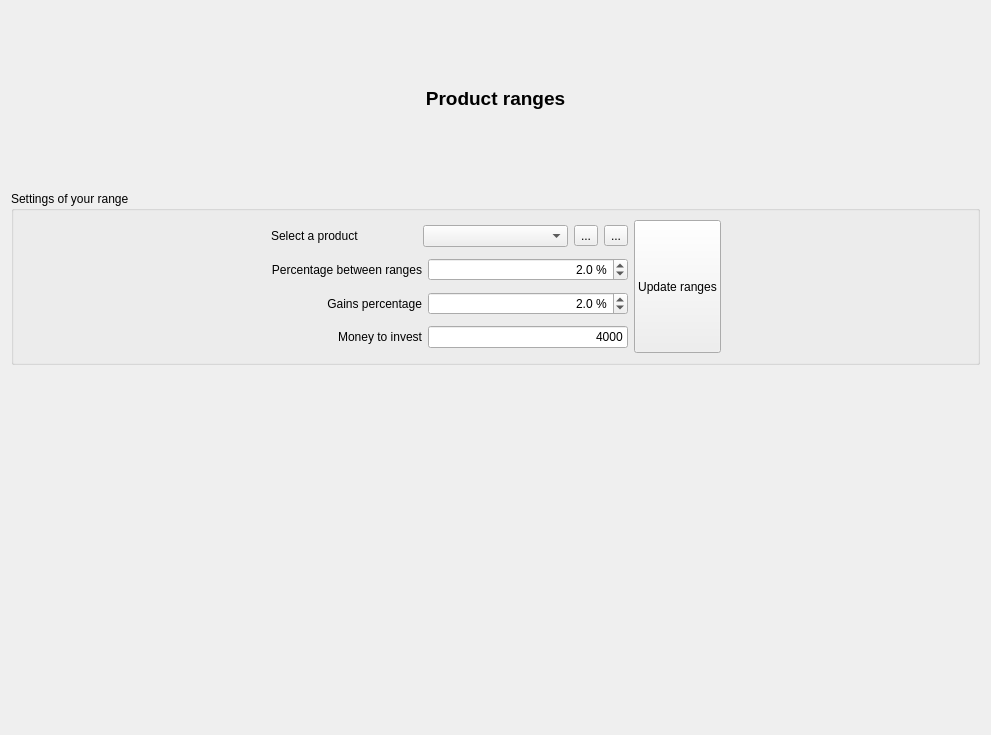
<?xml version="1.0" encoding="UTF-8"?>
<ui version="4.0">
 <class>wdgProductRange</class>
 <widget class="QWidget" name="wdgProductRange">
  <property name="geometry">
   <rect>
    <x>0</x>
    <y>0</y>
    <width>991</width>
    <height>735</height>
   </rect>
  </property>
  <layout class="QHBoxLayout" name="horizontalLayout_3">
   <item>
    <layout class="QVBoxLayout" name="verticalLayout_3">
     <item>
      <widget class="QLabel" name="lbl">
       <property name="sizePolicy">
        <sizepolicy hsizetype="Minimum" vsizetype="Preferred">
         <horstretch>0</horstretch>
         <verstretch>0</verstretch>
        </sizepolicy>
       </property>
       <property name="font">
        <font>
         <pointsize>14</pointsize>
         <weight>75</weight>
         <bold>true</bold>
        </font>
       </property>
       <property name="text">
        <string>Product ranges</string>
       </property>
       <property name="alignment">
        <set>Qt::AlignCenter</set>
       </property>
      </widget>
     </item>
     <item>
      <widget class="QGroupBox" name="groupBox">
       <property name="title">
        <string>Settings of your range</string>
       </property>
       <layout class="QHBoxLayout" name="horizontalLayout_7">
        <item>
         <layout class="QHBoxLayout" name="horizontalLayout_5">
          <item>
           <spacer name="horizontalSpacer_4">
            <property name="orientation">
             <enum>Qt::Horizontal</enum>
            </property>
            <property name="sizeHint" stdset="0">
             <size>
              <width>40</width>
              <height>20</height>
             </size>
            </property>
           </spacer>
          </item>
          <item>
           <layout class="QVBoxLayout" name="verticalLayout">
            <item>
             <layout class="QHBoxLayout" name="horizontalLayout_8">
              <item>
               <widget class="QLabel" name="label_3">
                <property name="text">
                 <string>Select a product</string>
                </property>
               </widget>
              </item>
              <item>
               <widget class="QComboBox" name="cmbProducts"/>
              </item>
              <item>
               <widget class="QToolButton" name="cmdIRAnalisis">
                <property name="toolTip">
                 <string>Show benchmark report</string>
                </property>
                <property name="text">
                 <string>...</string>
                </property>
                <property name="icon">
                 <iconset resource="../images/xulpymoney.qrc">
                  <normaloff>:/xulpymoney/books.png</normaloff>:/xulpymoney/books.png</iconset>
                </property>
               </widget>
              </item>
              <item>
               <widget class="QToolButton" name="cmdIRInsertar">
                <property name="toolTip">
                 <string>Add a price to the benchmark</string>
                </property>
                <property name="text">
                 <string>...</string>
                </property>
                <property name="icon">
                 <iconset resource="../images/xulpymoney.qrc">
                  <normaloff>:/xulpymoney/add.png</normaloff>:/xulpymoney/add.png</iconset>
                </property>
               </widget>
              </item>
             </layout>
            </item>
            <item>
             <layout class="QHBoxLayout" name="horizontalLayout">
              <item>
               <widget class="QLabel" name="label_2">
                <property name="text">
                 <string>Percentage between ranges</string>
                </property>
                <property name="alignment">
                 <set>Qt::AlignRight|Qt::AlignTrailing|Qt::AlignVCenter</set>
                </property>
               </widget>
              </item>
              <item>
               <widget class="QDoubleSpinBox" name="spnDown">
                <property name="sizePolicy">
                 <sizepolicy hsizetype="Fixed" vsizetype="Fixed">
                  <horstretch>0</horstretch>
                  <verstretch>0</verstretch>
                 </sizepolicy>
                </property>
                <property name="minimumSize">
                 <size>
                  <width>200</width>
                  <height>0</height>
                 </size>
                </property>
                <property name="alignment">
                 <set>Qt::AlignRight|Qt::AlignTrailing|Qt::AlignVCenter</set>
                </property>
                <property name="suffix">
                 <string> %</string>
                </property>
                <property name="decimals">
                 <number>1</number>
                </property>
                <property name="singleStep">
                 <double>0.100000000000000</double>
                </property>
                <property name="value">
                 <double>2.000000000000000</double>
                </property>
               </widget>
              </item>
             </layout>
            </item>
            <item>
             <layout class="QHBoxLayout" name="horizontalLayout_9">
              <item>
               <widget class="QLabel" name="label_5">
                <property name="text">
                 <string>Gains percentage</string>
                </property>
                <property name="alignment">
                 <set>Qt::AlignRight|Qt::AlignTrailing|Qt::AlignVCenter</set>
                </property>
               </widget>
              </item>
              <item>
               <widget class="QDoubleSpinBox" name="spnGains">
                <property name="sizePolicy">
                 <sizepolicy hsizetype="Fixed" vsizetype="Fixed">
                  <horstretch>0</horstretch>
                  <verstretch>0</verstretch>
                 </sizepolicy>
                </property>
                <property name="minimumSize">
                 <size>
                  <width>200</width>
                  <height>0</height>
                 </size>
                </property>
                <property name="alignment">
                 <set>Qt::AlignRight|Qt::AlignTrailing|Qt::AlignVCenter</set>
                </property>
                <property name="suffix">
                 <string> %</string>
                </property>
                <property name="decimals">
                 <number>1</number>
                </property>
                <property name="singleStep">
                 <double>0.100000000000000</double>
                </property>
                <property name="value">
                 <double>2.000000000000000</double>
                </property>
               </widget>
              </item>
             </layout>
            </item>
            <item>
             <layout class="QHBoxLayout" name="horizontalLayout_2">
              <item>
               <widget class="QLabel" name="label">
                <property name="text">
                 <string>Money to invest</string>
                </property>
                <property name="alignment">
                 <set>Qt::AlignRight|Qt::AlignTrailing|Qt::AlignVCenter</set>
                </property>
               </widget>
              </item>
              <item>
               <widget class="myQLineEdit" name="txtInvertir">
                <property name="sizePolicy">
                 <sizepolicy hsizetype="Fixed" vsizetype="Fixed">
                  <horstretch>0</horstretch>
                  <verstretch>0</verstretch>
                 </sizepolicy>
                </property>
                <property name="minimumSize">
                 <size>
                  <width>200</width>
                  <height>0</height>
                 </size>
                </property>
                <property name="text">
                 <string>4000</string>
                </property>
                <property name="alignment">
                 <set>Qt::AlignRight|Qt::AlignTrailing|Qt::AlignVCenter</set>
                </property>
               </widget>
              </item>
             </layout>
            </item>
           </layout>
          </item>
          <item>
           <layout class="QVBoxLayout" name="verticalLayout_2">
            <item>
             <widget class="QPushButton" name="cmd">
              <property name="sizePolicy">
               <sizepolicy hsizetype="Minimum" vsizetype="Preferred">
                <horstretch>0</horstretch>
                <verstretch>0</verstretch>
               </sizepolicy>
              </property>
              <property name="text">
               <string>Update ranges</string>
              </property>
             </widget>
            </item>
           </layout>
          </item>
          <item>
           <spacer name="horizontalSpacer_3">
            <property name="orientation">
             <enum>Qt::Horizontal</enum>
            </property>
            <property name="sizeHint" stdset="0">
             <size>
              <width>40</width>
              <height>20</height>
             </size>
            </property>
           </spacer>
          </item>
         </layout>
        </item>
       </layout>
      </widget>
     </item>
     <item>
      <widget class="mqtwObjects" name="mqtw" native="true"/>
     </item>
     <item>
      <layout class="QHBoxLayout" name="horizontalLayout_6">
       <item>
        <widget class="QLabel" name="lblTotal">
         <property name="sizePolicy">
          <sizepolicy hsizetype="Expanding" vsizetype="Preferred">
           <horstretch>0</horstretch>
           <verstretch>0</verstretch>
          </sizepolicy>
         </property>
         <property name="font">
          <font>
           <pointsize>8</pointsize>
           <weight>75</weight>
           <bold>true</bold>
          </font>
         </property>
         <property name="alignment">
          <set>Qt::AlignCenter</set>
         </property>
        </widget>
       </item>
      </layout>
     </item>
    </layout>
   </item>
  </layout>
  <action name="actionOrderAdd">
   <property name="icon">
    <iconset resource="../images/xulpymoney.qrc">
     <normaloff>:/xulpymoney/order.png</normaloff>:/xulpymoney/order.png</iconset>
   </property>
   <property name="text">
    <string>Add order at this price</string>
   </property>
   <property name="toolTip">
    <string>Add order at this price</string>
   </property>
  </action>
  <action name="actionInvestmentMergingCurrent">
   <property name="icon">
    <iconset resource="../images/xulpymoney.qrc">
     <normaloff>:/xulpymoney/investment.png</normaloff>:/xulpymoney/investment.png</iconset>
   </property>
   <property name="text">
    <string>Investment merging current operations</string>
   </property>
   <property name="toolTip">
    <string>Investment merging current operations</string>
   </property>
  </action>
  <action name="actionRangeInformation">
   <property name="icon">
    <iconset resource="../images/xulpymoney.qrc">
     <normaloff>:/xulpymoney/gafas.png</normaloff>:/xulpymoney/gafas.png</iconset>
   </property>
   <property name="text">
    <string>Range information</string>
   </property>
   <property name="toolTip">
    <string>Range information</string>
   </property>
  </action>
 </widget>
 <customwidgets>
  <customwidget>
   <class>myQLineEdit</class>
   <extends>QLineEdit</extends>
   <header location="global">myqlineedit</header>
  </customwidget>
  <customwidget>
   <class>mqtwObjects</class>
   <extends>QWidget</extends>
   <header location="global">myqtablewidget</header>
   <container>1</container>
  </customwidget>
 </customwidgets>
 <resources>
  <include location="../images/xulpymoney.qrc"/>
 </resources>
 <connections/>
</ui>
